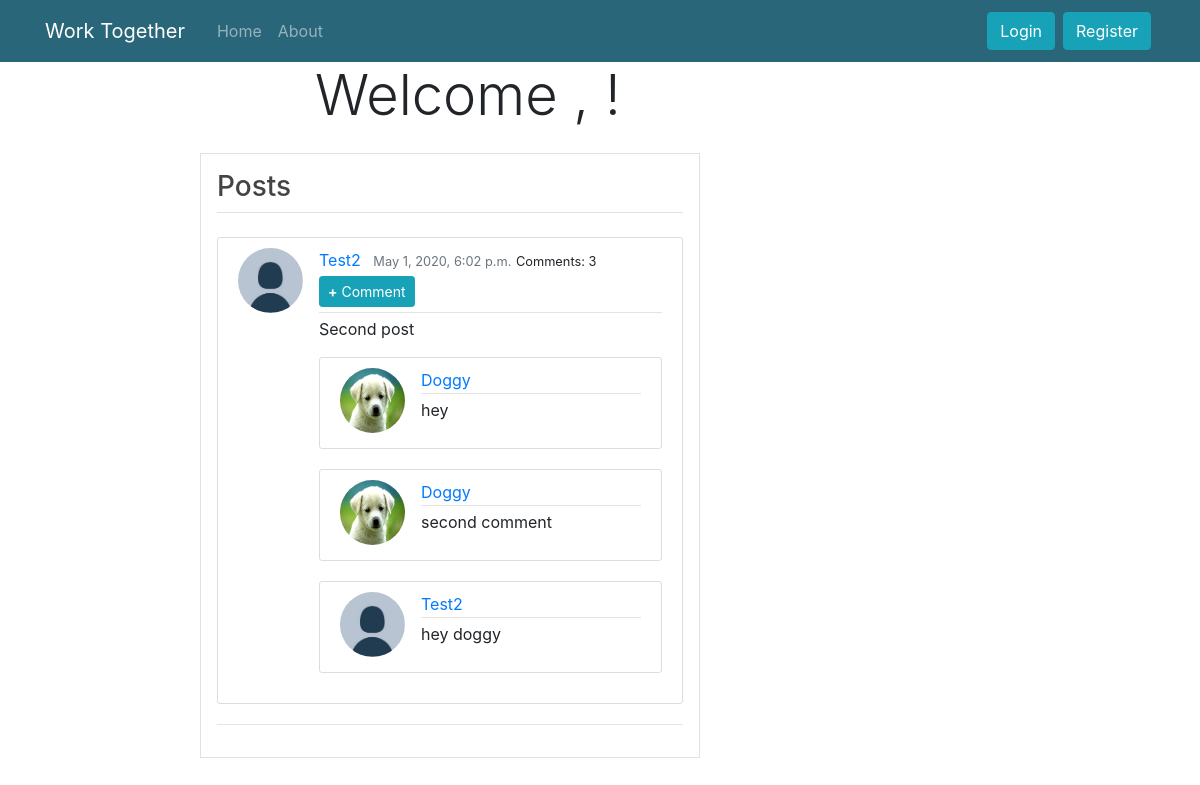
Screenshot of /post/3/ with the database file from the repository.
### grp/models.py (models this page shows, shortened)
class Post(models.Model):
    content = models.CharField(max_length=100)
    grpname = models.CharField(max_length=100, default='TECAPP')
    date_posted = models.DateTimeField(default = timezone.now)
    author = models.ForeignKey(User, on_delete=models.CASCADE)

class Comment(models.Model):
    post = models.ForeignKey('grp.Post', on_delete=models.CASCADE, related_name='comments')
    author = models.ForeignKey(User, on_delete=models.CASCADE)
    text = models.TextField()
    created_date = models.DateTimeField(default=timezone.now)

### users/models.py (models this page shows, shortened)
class Profile(models.Model):
    user = models.OneToOneField(User, on_delete=models.CASCADE)
    group = models.CharField(max_length=100, choices=GROUPS)
    email = models.EmailField(max_length=150)
    image = models.ImageField(default='default.JPG', upload_to='profile_pics')
    friends	= models.ManyToManyField("self")
    notif_count	= models.PositiveSmallIntegerField(default=0)
    institute = models.CharField(max_length = 200, default='')
    signup_confirmation = models.BooleanField(default=False)

### grp/views.py (the view)
# urls.py: path('post/<int:pk>/', PostDetailView.as_view(), name='post-detail'),
class PostDetailView(DetailView):
    model= Post

### grp/templates/grp/Post_detail.html (shortened to what this page needs)
{% extends "users/base.html" %}
{% block content %}
      <div class='row'>
        <div class='col-sm-3'></div>
        <div class='col-sm-5'><div class="display-4">Welcome , {{user.username}}! </div></div>
        <div class='col-sm-1'></div>
        <div class='col-sm-3'></div>
      </div>
      <br>
      <div class ='row'>
          <div class='col-sm-2'></div>
          <div class="col-sm-5 border p-3">
             <legend class="border-bottom mb-4"><h3>Posts</h3></legend>
             <article class="media content-section">
              <img class="rounded-circle article-img" src="{{ post.author.profile.image.url }}">
              <div class="media-body">
                <div class="article-metadata">
                  <a class="mr-2" href="#">{{ object.author }}</a>
                  <small class="text-muted">{{ object.date_posted}}</small>
                  <small class="mr-2" >Comments: {{object.comments.count }}</small>
                  <a href="{% url 'post-comment' object.id %}"><button class='btn btn-info btn-sm mt-1 mb-1 '> <strong>+</strong> Comment </button></a>
                </div>
                <p class="article-content">{{ post.content }}</p>
            {% for comment in object.comments.all %}
            <article class="media content-section">
                <img class="rounded-circle article-img" src="{{ comment.author.profile.image.url }}">
                <div class="media-body">
                <div class="article-metadata">
                    <a class="mr-2" href="#">{{ comment.author }}</a>
                </div>
                    <p class="article-content">{{ comment.text }}</p>
                </div>
            </article>
        {% empty %}
          <p>No comments here yet :(</p>
        {% endfor %}
              </div>
            </article>
            <hr>
          </div>
{% endblock content %}

### users/static/users/main.css (style rules this page uses)
body { background: #fafafa; color: #333333; margin-top: 5rem; }
h1, h2, h3, h4, h5, h6 { color: #444444; }
.content-section { background: #ffffff; padding: 10px 20px; border: 1px solid #dddddd; border-radius: 3px; margin-bottom: 20px; }
.article-content { white-space: pre-line; }
.article-img { height: 65px; width: 65px; margin-right: 16px; }
.article-metadata { padding-bottom: 1px; margin-bottom: 4px; border-bottom: 1px solid #e3e3e3 }

### rows the page displays
Post: author.profile.image (placeholder picture), author "Test2", date_posted "May 1, 2020, 6:02 p.m.", comments.count "3", content "Second post"
Comment: author.profile.image (picture), author "Doggy", text "hey"
Comment: author.profile.image (picture), author "Doggy", text "second comment"
Comment: author.profile.image (placeholder picture), author "Test2", text "hey doggy"
